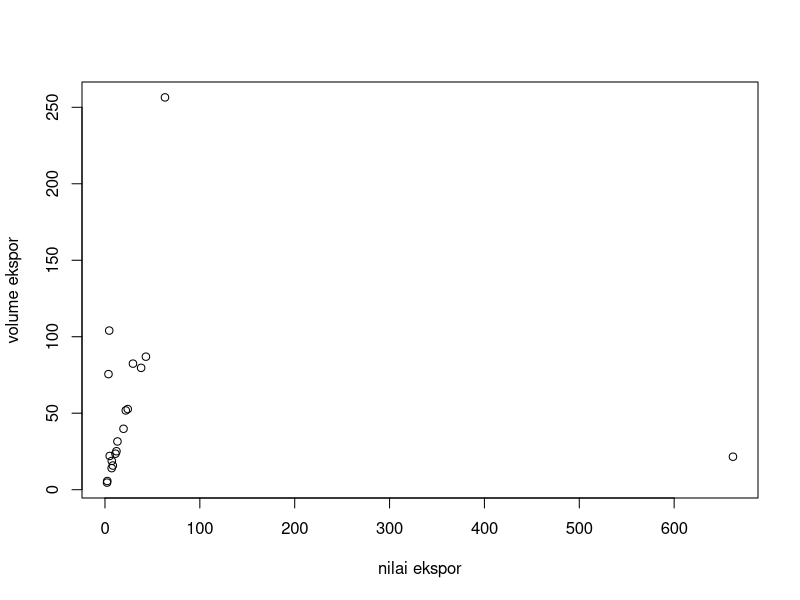

This figure's R source:
## ---- chunk 1
#| warning: false
#| echo: true
library(tidyverse)
library(readxl)
## ---- chunk 2
#| label: fig-mpg
#| fig-cap: "City and highway mileage for 38 popular models of cars.Color by number of cylinders"
setwd('D:/metopel diba/file') # AWAS SETWD-NYA PERBAIKI DULU
library('readxl')
library('tidyverse')
dat<-read_excel('uas.xlsx')
reg1<-lm(v~n,data=dat)
summary(reg1)
plot(dat$v,dat$n,xlab="nilai ekspor",ylab="volume ekspor")
## ---- chunk 3
reg1<-lm(v~n,data=dat)
summary(reg1)
